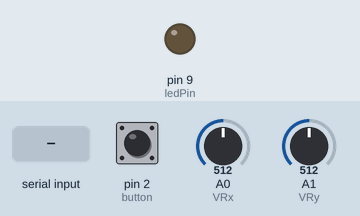
A sketch run on a simulated Arduino Uno, built with avr-gcc and run on an emulated ATmega328P. Parts: output pins drawn as LEDs (lit = HIGH). Inputs (shaded band) come from the test bench; at power-on: pin 2 (button) HIGH, A0 (VRx) = 512, A1 (VRy) = 512. What the sketch prints to the serial monitor is not drawn.

Above: at 1.2 s.
1.3 s: "LED_ON\n" received over Serial
At 1.9 s:
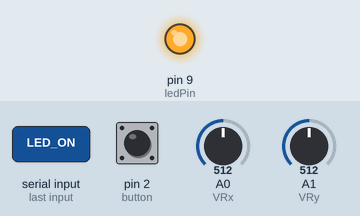
2.8 s: "LED_OFF\n" received over Serial
At 3.8 s:
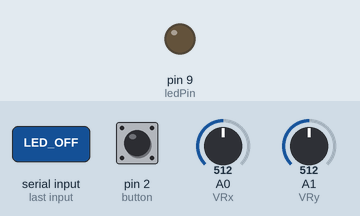
Timing chart, 0 to 5.8 s (numbered marks = the images above; inputs shaded):
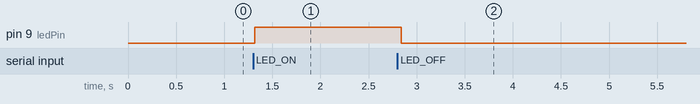

The sketch:

sketch.ino
```cpp
const int ledPin = 9;  // LED connected to pin 9
const int VRx = A0;    // Joystick X-axis (analog)
const int VRy = A1;    // Joystick Y-axis (analog)
const int button = 2;  // Joystick button (digital)

// Variables to store joystick readings
int xValue, yValue, buttonState;

void setup() {
  Serial.begin(9600); // Match this with p5.js
  pinMode(ledPin, OUTPUT);
  pinMode(button, INPUT_PULLUP); // Joystick button with pull-up resistor
  digitalWrite(ledPin, LOW); // Start with LED off
}

void loop() {
  // Read joystick analog values (0-1023)
  xValue = analogRead(VRx);
  yValue = analogRead(VRy);

  // Read joystick button (LOW when pressed, HIGH when not)
  buttonState = digitalRead(button) == LOW ? 1 : 0;

  // Send joystick and button data as CSV format
  Serial.print(xValue);
  Serial.print(",");
  Serial.print(yValue);
  Serial.print(",");
  Serial.println(buttonState);

  // Check for Serial input from p5.js to control LED
  if (Serial.available() > 0) {
    String command = Serial.readStringUntil('\n'); // Read incoming message
    command.trim(); // Clean up input

    if (command == "LED_ON") {
      digitalWrite(ledPin, HIGH); // Turn LED ON
    }
    else if (command == "LED_OFF") {
      digitalWrite(ledPin, LOW); // Turn LED OFF
    }
  }

  delay(50); // Small delay to stabilize readings
}
```

Measured:
- after the input at 1.3 s, pin 9 (ledPin): LOW → HIGH at once
- after the input at 2.8 s, pin 9 (ledPin): HIGH → LOW at once
